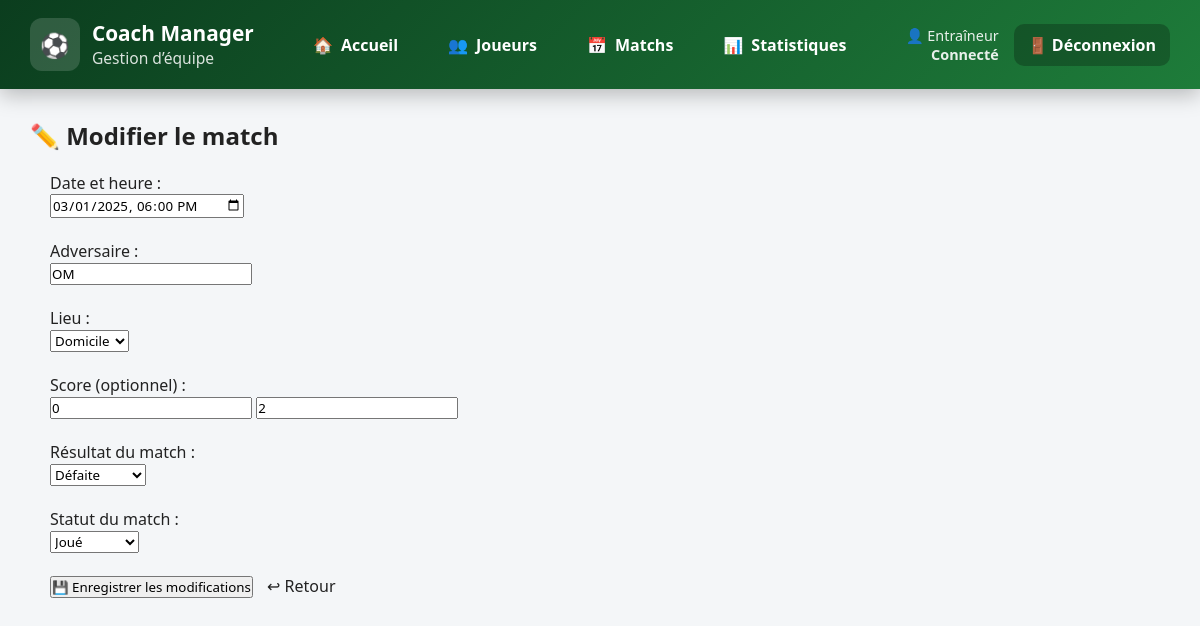
The page /matchs/modifier_match.php?id_match=3 (signed in) on the database as committed earlier.
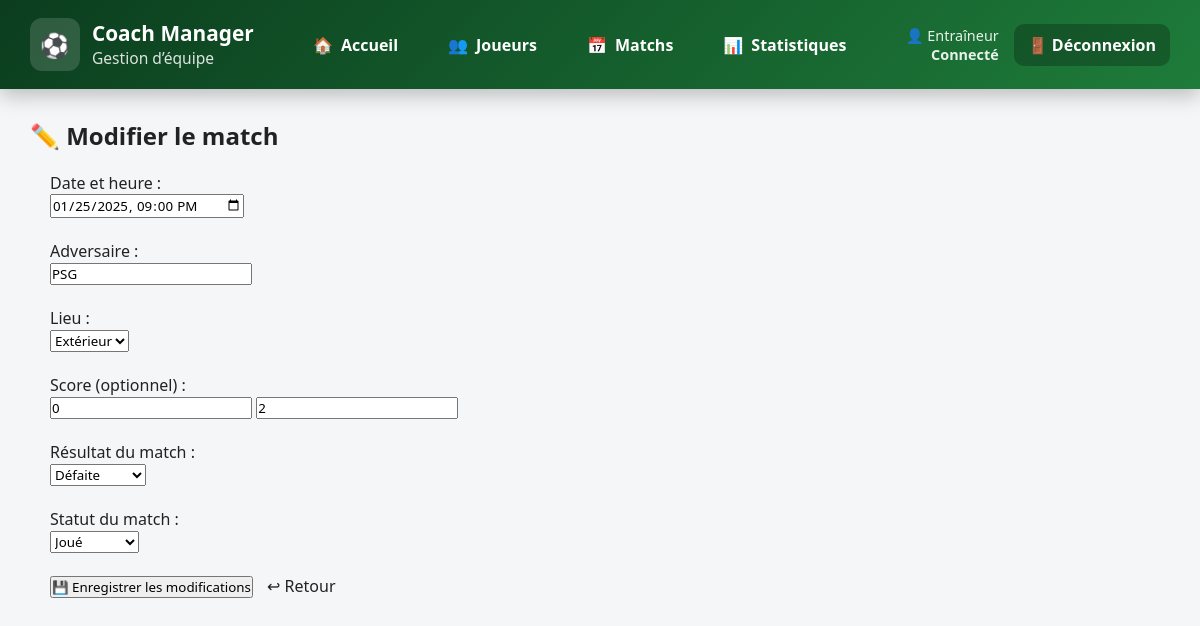
The same page on the database as committed later.
### tables this page shows
CREATE TABLE matchs (
    id_match INT AUTO_INCREMENT PRIMARY KEY,
    date_heure DATETIME NOT NULL,
    adversaire VARCHAR(100) NOT NULL,
    lieu ENUM('DOMICILE','EXTERIEUR') NOT NULL,
    score_equipe INT,
    score_adverse INT,
    resultat ENUM('VICTOIRE','DEFAITE','NUL'),
    etat ENUM('A_PREPARER','PREPARE','JOUE') DEFAULT 'A_PREPARER'
);

### bdd/db_match.php (called while the page is built, shortened)
<?php
function getMatchById(PDO $db, int $id) {
    $stmt = $db->prepare("SELECT * FROM matchs WHERE id_match = ?");
    $stmt->execute([$id]);
    return $stmt->fetch();
}
?>

### matchs/modifier_match.php (the view, shortened to what this page needs)
<?php
require_once "../bdd/db_match.php";
$id_match = intval($_GET["id_match"]);
$match = getMatchById($gestion_sportive, $id_match);
include "../includes/header.php";
?>
<h2>✏️ Modifier le match</h2>
<form method="POST" action="save_modifier_match.php" class="card" style="padding:20px;">
    <label>Date et heure :</label><br>
    <input type="datetime-local" name="date_heure"
           value="<?= date('Y-m-d\TH:i', strtotime($match["date_heure"])) ?>"
           required>
    <br><br>
    <label>Adversaire :</label><br>
    <input type="text" name="adversaire" value="<?= htmlspecialchars($match["adversaire"]) ?>" required>
    <br><br>
    <label>Lieu :</label><br>
    <select name="lieu" required>
        <option value="DOMICILE" <?= $match["lieu"] === "DOMICILE" ? "selected" : "" ?>>Domicile</option>
        <option value="EXTERIEUR" <?= $match["lieu"] === "EXTERIEUR" ? "selected" : "" ?>>Extérieur</option>
    </select>
    <br><br>
    <label>Score (optionnel) :</label><br>
    <input type="number" name="score_equipe" placeholder="Nous"
           value="<?= htmlspecialchars($match["score_equipe"]) ?>">
    <input type="number" name="score_adverse" placeholder="Adversaire"
           value="<?= htmlspecialchars($match["score_adverse"]) ?>">
    <br><br>
    <label>Résultat du match :</label><br>
    <select name="resultat">
        <option value="DEFAITE" <?= $match["resultat"] === "DEFAITE" ? "selected" : "" ?>>Défaite</option>
    </select>
    <br><br>
    <label>Statut du match :</label><br>
    <select name="etat" required>
        <option value="JOUE"      <?= $match["etat"] === "JOUE" ? "selected" : "" ?>>Joué</option>
    </select>
    <br><br>
    <button type="submit" class="btn-primary">💾 Enregistrer les modifications</button>
    <a href="liste_matchs.php" class="btn-secondary" style="margin-left:10px;">↩ Retour</a>
</form>
<?php include "../includes/footer.php"; ?>

Rows that differ between the two databases and show on the page:
changed matchs "Défaite": date_heure "03/01/2025 18:00" → "01/25/2025 21:00"; adversaire "OM" → "PSG"; lieu "Domicile" → "Extérieur"
